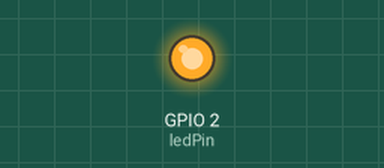
Recording of a sketch running on a simulated ESP8266 (NodeMCU). Parts: output pins drawn as LEDs (lit = HIGH). Storage starts empty; what the sketch prints to the serial monitor is not drawn.

Above: at 1.0 s.
At 3.0 s:
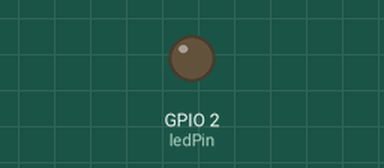
Timing chart, 0 to 5.2 s (numbered marks = the images above):
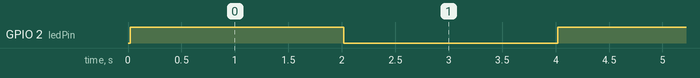

The sketch:

limpiador_de_sketch.ino
```cpp
/*
codigo para limpiar el data sketch
  comenta el codigo depende el ESP que se utilice,
  deja solo las secciones depende del ESP
*/

#include <Arduino.h>

#if defined(ESP32)
  #include "SPIFFS.h"
  const int ledPin = 33;
  const int conect = 115200;
#elif defined(ESP8266)
  #include <FS.h>
  const int ledPin = LED_BUILTIN;
  const int conect = 74880;
#endif

void setup() {
  Serial.begin(conect);
  pinMode(ledPin, OUTPUT);

  digitalWrite(LED_BUILTIN, LOW);

  //inicializacion de SPIFFS
  if (!SPIFFS.begin()) {
    Serial.println("Error al montar SPIFFS");
    return;
  }
  /* seccion para ESP 32-cam
  else{
    File root = SPIFFS.open("/");
    File file = root.openNextFile();
    while(file){
      Serial.print("Archivo en SPIFFS: ");
      Serial.println(file.name());
      file = root.openNextFile();
    }
    Serial.println("montado: SPIFFS");
  }
  /* fin seccion para ESP 32-cam */

  /* seccion para ESP 8266*/
  Dir dir = SPIFFS.openDir("/");
  Serial.print("Archivo en SPIFFS: ");
  while (dir.next()) {
    Serial.println(dir.fileName());
  }
  /*fin seccion para ESP 8266*/
}

void loop() {
  digitalWrite(ledPin, HIGH);
  delay(2000);
  digitalWrite(ledPin, LOW);
  delay(2000);
}
```

Measured:
- by itself, GPIO 2 (ledPin): alternates HIGH for 2.0 s and LOW for 2.0 s
